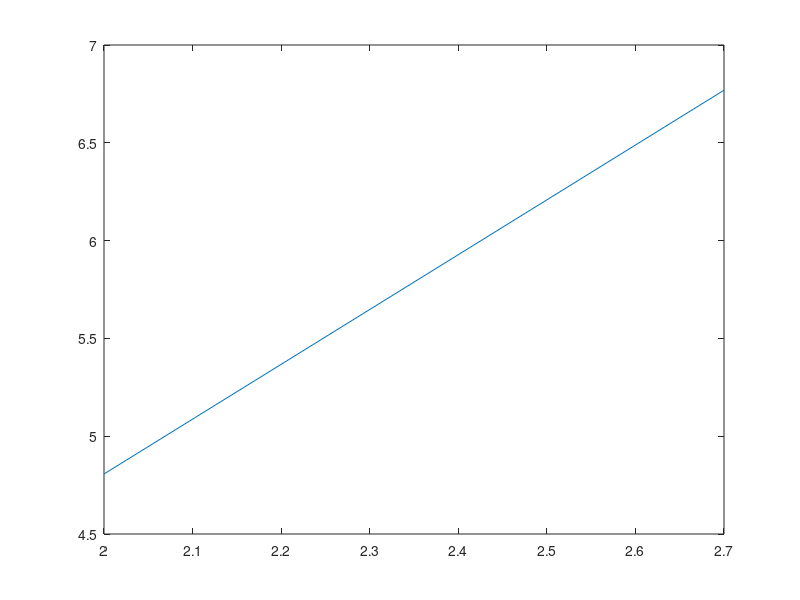

Write the MATLAB code that produced this figure.
clear all;
close all;
clc;
thrust = [0, 1, 2.7, 3,4.2,5.6]';
pwm = [1000, 1285, 1548, 1550, 1587,1846]';
delta_x = [2, 2.7]';
m = [0.49, 0.69]';
F = 9.81*m;
plot(delta_x, F);
%%plot(thrust, pwm);


K_spring = (delta_x'*delta_x)^(-1)*delta_x'*F;
K_motor = (pwm'*pwm)^(-1)*pwm'*thrust; % da aggiungere 1000

